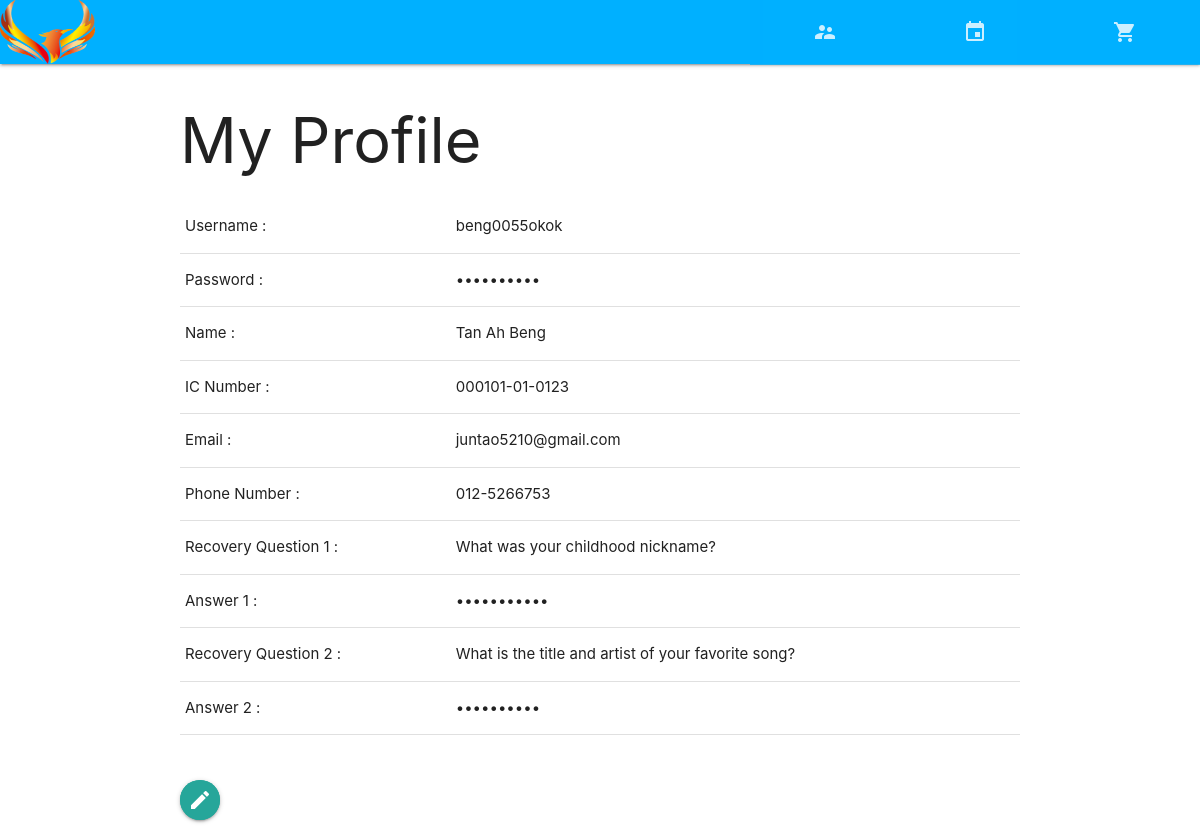
Page /profile.php (signed in) on the committed database.
### tables this page shows
CREATE TABLE IF NOT EXISTS `member` (
  `username` varchar(20) NOT NULL,
  `name` varchar(25) NOT NULL,
  `icNum` char(14) NOT NULL,
  `email` varchar(35) NOT NULL,
  `phone_no` char(12) NOT NULL,
  `password` varchar(30) NOT NULL,
  `q1` int(1) NOT NULL,
  `a1` varchar(20) NOT NULL,
  `q2` int(1) NOT NULL,
  `a2` varchar(20) NOT NULL,
  `u_status` char(1) NOT NULL
);

### profile.php (the view, shortened to what this page needs)
<!DOCTYPE html>
<?php
function getQ1(){
    return array("" => "---Choose One---",
        1 => "What is your primary school name?",
        2 => "What is your first car?",
        3 => "What was your childhood nickname? ",
        4 => "What is your first pet name?",
        5 => "What is your hobby?");
}
function getQ2(){
    return array("" => "---Choose One---",
        6 => "What is the title and artist of your favorite song?",
        7 => "What is your car’s license plate number?",
        8 => "What street did you live on in third grade?",
        9 => "What is your favourite pet?",
        10 => "What is your favourite color?");
}
?>
<html>
    <head>
    </head>
    <header>
        <?php
            if(isset($_SESSION['ic'])){
                include './header-login.php';
            }else{
                include './header.php';
            }
            ?>
    </header>
    <div class="container">
    <h1>My Profile</h1>
    <form method="post" action="">
                <table class="input-group">
                        <?php
                        if(isset($_SESSION['ic'])){
                            $con = new mysqli(HOST, USER, PASS, NAME);
                            $sql = "SELECT * FROM member WHERE icNum = '".$_SESSION['ic']."'";
                            $result = $con->query($sql);
                            if($row = $result->fetch_object()){
                                $user = $row->username;
                                $name = $row->name;
                                $email = $row->email;
                                $pNum = $row->phone_no;
                                $pass = $row->password;
                                $q1 = $row->q1;
                                $a1 = $row->a1;
                                $q2 = $row->q2;
                                $a2 = $row->a2;
                            }
                        }else{
                            header("Location: login.php");
                        }
                        ?>
                    <tr>
                        <td>Username :</td>
                        <td><?php echo $user; ?></td>
                    </tr>
                    <tr>
                        <td>Password :</td>
                        <td><?php echo str_repeat("&bull;", strlen($pass)); ?></td>
                    </tr>
                    <tr>
                        <td>Name :</td>
                        <td><?php echo $name; ?></td>
                    </tr>
                    <tr>
                        <td>IC Number :</td>
                        <td><?php echo $_SESSION['ic']; ?></td>
                    </tr>
                    <tr>
                        <td>Email :</td>
                        <td><?php echo $email; ?></td>
                    </tr>
                    <tr>
                        <td>Phone Number :</td>
                        <td><?php echo $pNum; ?></td>
                    </tr>
                    <tr>
                        <td>Recovery Question 1 :</td>
                        <td><?php $allQ1 = getQ1();
                        echo $allQ1[$q1]; ?></td>
                    </tr>
                    <tr>
                        <td>Answer 1 :</td>
                        <td><?php echo str_repeat("&bull;", strlen($a1)); ?></td>
                    </tr>
                    <tr>
                        <td>Recovery Question 2 :</td>
                        <td><?php $allQ2 = getQ2();
                        echo $allQ2[$q2]; ?></td>
                    </tr>
                    <tr>
                        <td>Answer 2 :</td>
                        <td><?php echo str_repeat("&bull;", strlen($a2)); ?></td>
                    </tr>
                </table><br/><br/>
                <button type="submit" class="btn-floating pulse" name="submit"><i class="material-icons">mode_edit</i></button>
        </form>
    </div>
    </body>
</html>

### header-login.php (style rules this page uses)
.input-group { padding-top: 10px; }

### rows in the picture
member: username "beng0055okok", password "••••••••••", name "Tan Ah Beng", email "juntao5210@gmail.com", phone_no "012-5266753", q1 "What was your childhood nickname?", a1 "•••••••••••", q2 "What is the title and artist of your favorite song?", a2 "••••••••••"

### other values in the picture
$_SESSION['ic'] "000101-01-0123"
